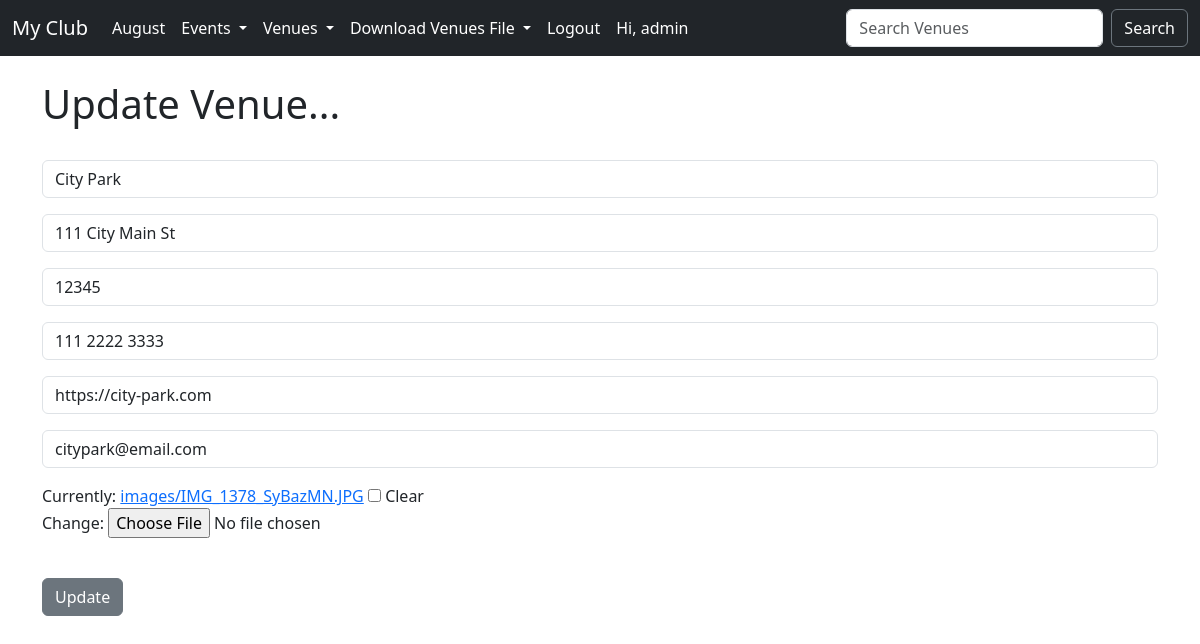
Page /update_venue/1/ (signed in) on the committed database.
### events/models.py (models this page shows, shortened)
class Venue(models.Model):
    name = models.CharField('Venue Name', max_length=120)
    address = models.CharField(max_length=300)
    zip_code = models.CharField('Zip Code', max_length=15)
    phone = models.CharField('Contact Phone', max_length=25, blank=True)
    web = models.URLField('Website Address', blank=True)
    email_address = models.EmailField('Email Address', blank=True)
    owner = models.ForeignKey(User, related_name='venues', on_delete=models.CASCADE)
    venue_image = models.ImageField(null=True, blank=True, upload_to='images/')

### events/views.py (the view)
# urls.py: path('update_venue/<int:venue_id>/', views.update_venue, name='update_venue'),
@login_required
def update_venue(request, venue_id):
    venue = Venue.objects.get(pk=venue_id)
    form = VenueForm(request.POST or None, request.FILES or None, instance=venue)
    if form.is_valid():
        form.save()
        messages.success(request, 'The venue was updated successfully...')
        return redirect('list_venues')
    context = {'venue': venue, 'form': form}
    return render(request, 'events/update_venue.html', context)

### events/forms.py
class VenueForm(ModelForm):
    class Meta:
        model = Venue
        fields = ('name', 'address', 'zip_code', 'phone', 'web', 'email_address', 'venue_image')
        labels = {
            'name': '',
            'address': '',
            'zip_code': '',
            'phone': '',
            'web': '',
            'email_address': '',
			'venue_image': '',
        }
        widgets = {
            'name': forms.TextInput(attrs={'class':'form-control', 'placeholder':'Venue Name'}),
            'address': forms.TextInput(attrs={'class':'form-control', 'placeholder':'Address'}),
            'zip_code': forms.TextInput(attrs={'class':'form-control', 'placeholder':'Zip Code'}),
            'phone': forms.TextInput(attrs={'class':'form-control', 'placeholder':'Phone'}),
            'web': forms.TextInput(attrs={'class':'form-control', 'placeholder':'Web Address'}),
            'email_address': forms.EmailInput(attrs={'class':'form-control', 'placeholder':'Email'}),
        }

### events/templates/events/update_venue.html (shortened to what this page needs)
{% extends "events/base.html" %}
{% block content %}
    {% if user.is_authenticated %}
        {% if user == venue.owner or user.is_superuser %}
            <h1 class="mt-4">Update Venue...</h1>
            <br/>
            <form method="POST" action="." enctype="multipart/form-data">
                {{ form.as_p }}
                <br/>
                <button type="submit" class="btn btn-secondary">Update</button>
            </form>
        {% else %}
            <h2 class="mt-4">Access denied!</h2>
            <p>Only the venue's manager or administrator can update the venue...</p>
        {% endif %}
    {% endif %}
{% endblock content %}

### events/templates/events/navbar.html (shortened to what this page needs)
<nav class="navbar navbar-expand-lg navbar-dark bg-dark">
    <div class="container-fluid">
        <a class="navbar-brand" href="{% url 'home' %}">My Club</a>
        <div class="collapse navbar-collapse" id="navbarSupportedContent">
            <ul class="navbar-nav me-auto mb-2 mb-lg-0">
                <li class="nav-item">
                    <a class="nav-link text-white" href="{% url 'home' '2024' 'August' %}">August</a>
                </li>
                <li class="nav-item dropdown">
                    <a class="nav-link dropdown-toggle text-white" href="#" role="button" data-bs-toggle="dropdown" aria-expanded="false">
                      Events
                    </a>
                </li>
                <li class="nav-item dropdown">
                    <a class="nav-link dropdown-toggle text-white" href="#" id="navbarDropdown" role="button" data-bs-toggle="dropdown" aria-expanded="false">
                        Venues
                    </a>
                  </li>
                <li class="nav-item dropdown">
                    <a class="nav-link dropdown-toggle text-white" href="#" role="button" data-bs-toggle="dropdown" aria-expanded="false">
                      Download Venues File
                    </a>
                </li>
                {% if user.is_authenticated%}
                    <li class="nav-item">
                        <a class="nav-link text-white" href="{% url 'logout' %}">Logout</a>
                    </li>
                    <li class="nav-item">
                        <a class="nav-link text-white">Hi, {{ user.username }}</a>
                    </li>
                {% endif %}
            </ul>
            <form class="d-flex" role="search" method="POST" action="{% url 'search_venues' %}">
                <input class="form-control me-2" type="search" placeholder="Search Venues" aria-label="Search" name="searched">
                <button class="btn btn-outline-secondary text-white" type="submit">Search</button>
            </form>
        </div>
    </div>
</nav>

### rows in the picture
Venue: name "City Park", address "111 City Main St", zip_code "12345", phone "111 2222 3333", web "https://city-park.com", email_address "citypark@email.com"

### other values in the picture
{{ user.username }} "admin"
